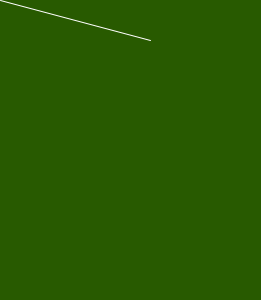
Frame 1 (no input)
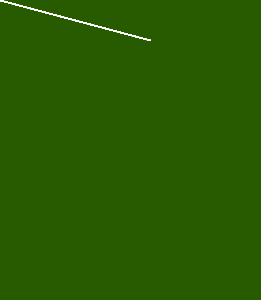
Frame 60 (the mouse pressed at the canvas centre just before this capture)
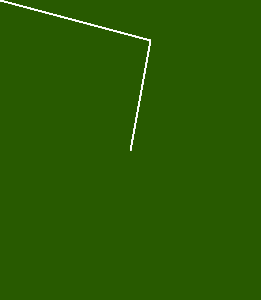
Frame 120 (the mouse held since frame 60 and released just before this capture)

The Processing sketch that drew these frames (run headless with seeded random() and noise(); from frame 60 on, the mouse is pressed at the canvas centre):

// Processing sketch: sketch_190605b
// ── sketch_190605b.pde
  void setup() {
       size(261, 300);
       stroke(255);
       background(40,90, -56);
     } 

     void draw() {
       line(150, 40, mouseX, mouseY);
     }
